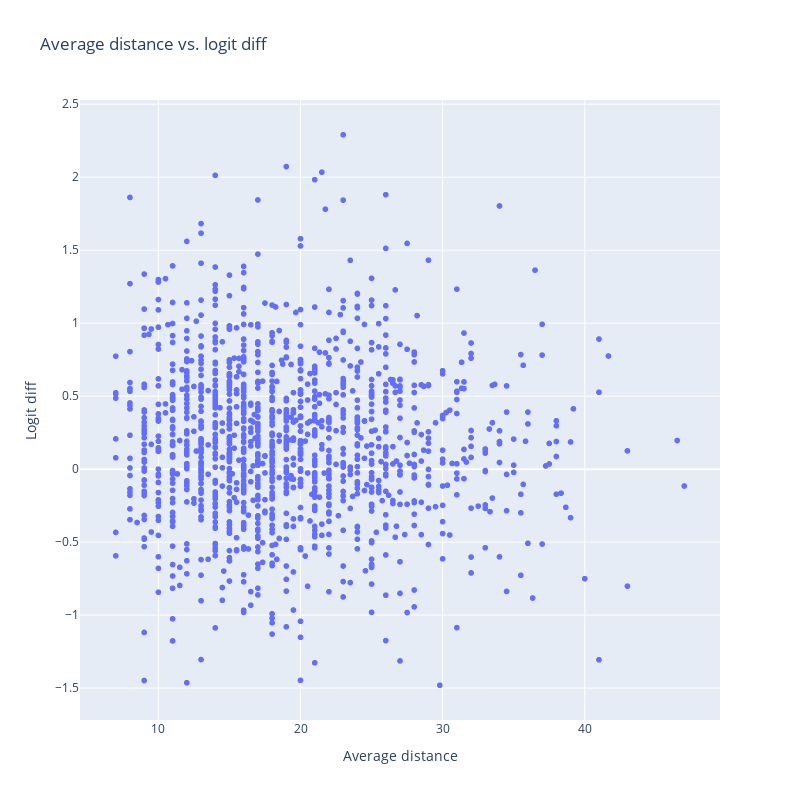

The code cell stored with this chart in its notebook:
### Code cell
# graph the average distance vs. the logit diff in plotly
fig = px.scatter(x=avg_distances, y=ld_deltas, labels={"x": "Average distance", "y": "Logit diff"}, title="Average distance vs. logit diff", width=800, height=800)
fig.show()

### Figure 1 — Plotly figure (JSON) as saved in the notebook; plotly's stock layout.template omitted (floating-point values rounded to 4 significant figures; data arrays with more than 128 entries replaced by an {"elided": "..."} marker saying what was removed)
{"data": [{"hovertemplate": "Average distance=%{x}<br>Logit diff=%{y}<extra></extra>", "legendgroup": "", "marker": {"color": "#636efa", "symbol": "circle"}, "mode": "markers", "name": "", "showlegend": false, "type": "scattergl", "x": {"elided": "1390 float values"}, "xaxis": "x", "y": {"elided": "1390 float values"}, "yaxis": "y"}], "layout": {"height": 800, "legend": {"tracegroupgap": 0}, "title": {"text": "Average distance vs. logit diff"}, "width": 800, "xaxis": {"anchor": "y", "domain": [0, 1], "title": {"text": "Average distance"}}, "yaxis": {"anchor": "x", "domain": [0, 1], "title": {"text": "Logit diff"}}}}
